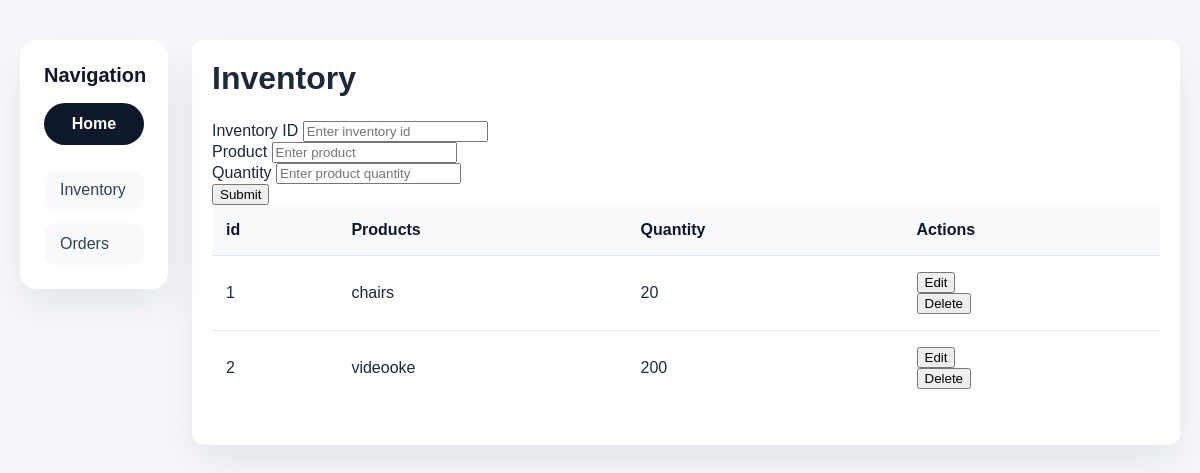
/party/newParty/indexAdmin.php, run on the app's committed database.
### tables this page shows
CREATE TABLE `inventory` (
  `inventory_id` int(11) NOT NULL,
  `product` varchar(100) DEFAULT NULL,
  `product_quantity` int(11) DEFAULT NULL
);

### party/newParty/get.php (called while the page is built, shortened)
<?php
 include "databases.php";
 $queryInventory = "SELECT * FROM inventory";
 $sqlInventory = mysqli_query($connection, $queryInventory);
?>

### party/newParty/indexAdmin.php (the view, shortened to what this page needs)
<?php
    include "get.php";
?>
<!DOCTYPE html>
<html lang="en">
<head>
    <link rel="stylesheet" href="stylead.css">
</head>
<body>
    <div class="layout">
        <aside class="sidebar">
            <div class="sidebar-header">
                <h2>Navigation</h2>
                <a href="index.php" class="nav-button">Home</a>
            </div>
            <nav class="sidebar-nav">
                <a href="#">Inventory</a>
                <a href="orders.php">Orders</a>
            </nav>
        </aside>
        <div class="container">
            <h1>Inventory</h1>
            <form class="" action="/newParty/add.php" method="post">
            <label for="bookTitle">Inventory ID</label>
            <input type="text" placeholder="Enter inventory id" name="id"> <br>
            <label for="Price">Product</label>
            <input type="text" placeholder="Enter product" name="product"> <br>
            <label for="Quantity">Quantity</label>
            <input type="text" placeholder="Enter product quantity" name="quantity"> <br>
            <input type="submit" value="Submit" name="submit">
            </form>
               <table class="inventory-table">
                <thead>
                    <tr>
                        <th>id</th>
                        <th>Products</th>
                        <th>Quantity</th>
                        <th>Actions</th>
                    </tr>
                </thead>
                <tbody>
                    <?php while($results = mysqli_fetch_array($sqlInventory)) { ?>
                    <tr>
                        <td><?php echo $results['inventory_id']; ?></td>
                        <td><?php echo $results['product']; ?></td>
                        <td><?php echo $results['product_quantity']; ?></td>
                        <td>
                         <form action="/newParty/edit.php" method="post">
                                <input type="submit" value="Edit" name="edit">
                         </form>
                        <form action="/newParty/delete.php" method="post">
                                <input type="submit" value="Delete" name="delete">
                            </form>
                        </td></td>
                    </tr>
                            <?php }?>
                    </tbody>
                </table>
    </div>
</body>
</html>

### party/newParty/stylead.css (style rules this page uses)
body { font-family: Arial, sans-serif; margin: 0; padding: 20px; background-color: #f6f8fb; color: #1d2939; }
.layout { display: flex; gap: 24px; max-width: 1300px; margin: 0 auto; padding: 20px 0; }
.sidebar { width: 100px; padding: 24px; background: #ffffff; border-radius: 16px; box-shadow: 0 18px 40px rgba(15, 23, 42, 0.08); position: sticky; top: 20px; align-self: flex-start; }
.sidebar-header { display: flex; flex-direction: column; gap: 16px; margin-bottom: 24px; }
.sidebar-header h2 { margin: 0; font-size: 1.25rem; color: #0f172a; }
.nav-button { display: inline-flex; align-items: center; justify-content: center; padding: 12px 16px; background: #0f172a; color: #ffffff; border-radius: 999px; text-decoration: none; font-weight: 600; transition: background-color 0.2s ease; }
.sidebar-nav { display: flex; flex-direction: column; gap: 12px; }
.sidebar-nav a { display: block; padding: 12px 16px; border-radius: 12px; text-decoration: none; color: #334155; background: #f8fafc; transition: background-color 0.2s ease, transform 0.2s ease; }
.container { flex: 1; padding: 20px; background: #ffffff; border-radius: 12px; box-shadow: 0 18px 40px rgba(15, 23, 42, 0.08); }
h1 { margin: 0 0 12px; font-size: 2rem; }
.inventory-table { width: 100%; border-collapse: collapse; margin-bottom: 20px; }
.inventory-table th, .inventory-table td { padding: 16px 14px; text-align: left; border-bottom: 1px solid #e2e8f0; }
.inventory-table th { background: #f8fafc; font-weight: 700; color: #0f172a; }
.inventory-table tbody tr:last-child td { border-bottom: none; }

### data on the page
inventory: inventory_id "1", product "chairs", product_quantity "20"
inventory: inventory_id "2", product "videooke", product_quantity "200"
